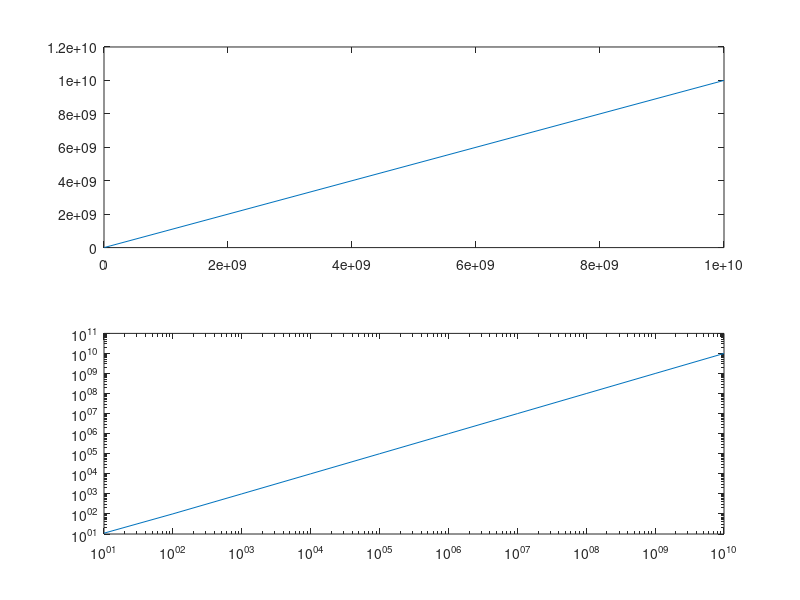

Here is the MATLAB script that generated this plot:
clear all; clc; close all;

n = 10;
a = 10.^(1:n);
k = zeros(n,1);

for i = 1:n
    A = [1 0 a(i); 0 1 0; -a(i) 0 1];
    k(i) = cond(A,inf);
end

subplot(2,1,1);
plot(a,k);
subplot(2,1,2);
loglog(a,k);
shg;